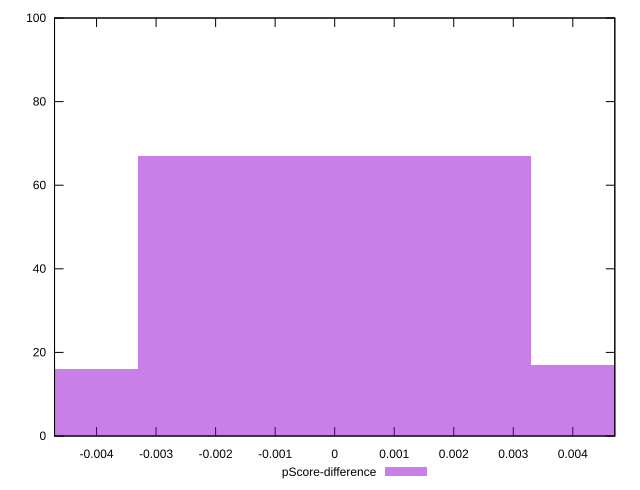

Source code (gnuplot):
reset

$pScoreDifference <<EOF
0 67
-0.006595243153101813 16
0.006595243153101813 17
EOF

set key outside below
set boxwidth 0.006595243153101813
set xrange [-0.004705882352941226:0.004705882352941171]
set yrange [0:100]
set trange [0:100]
set style fill transparent solid 0.5 noborder
set terminal svg size 640, 490 enhanced background rgb 'white'
set output "report_00013_2021-02-09T12-04-24.940Z/uses-text-compression/samples/pages+cached+noadtech+nomedia/pScore-difference/histogram.svg"

plot $pScoreDifference title "pScore-difference" with boxes

reset
